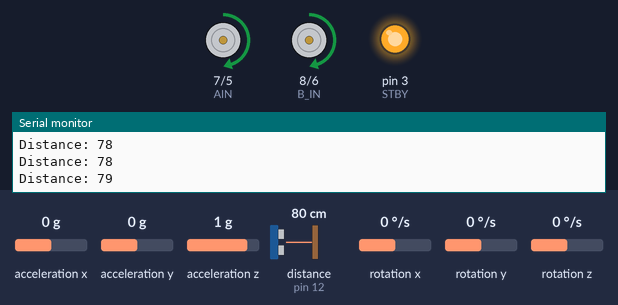
Bench run of a sketch on a simulated Arduino Uno, built with avr-gcc and run on an emulated ATmega328P. Shown: direction and speed pins drawn as motors (green arrow = direction pin HIGH = forward, orange = LOW = backward, longer = more drive, stopped while the standby pin is LOW), output pins drawn as LEDs (lit = HIGH), the last lines printed to the serial monitor. Wiring (inferred from the names in the program): ultrasonic range finder: trigger pin 13; echo pin 12; MPU-6050 motion sensor at I2C address 0x68. The inputs (shaded band) are chosen by the test bench; at power-on: rotation z 0 °/s, distance to the obstacle (sensor on pin 12) 80 cm, acceleration x 0 g, acceleration y 0 g, acceleration z 1 g, rotation x 0 °/s, rotation y 0 °/s. The echo pulse lasts 58.3 µs per cm; pins used as bus, display or sensor lines are not drawn.

Above: at 1.7 s.
1.8 s: rotation z set to -192 °/s
At 4.3 s:
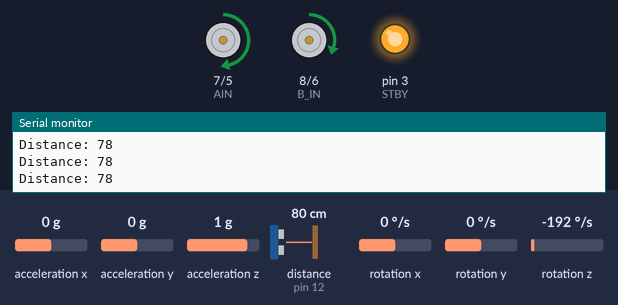
4.8 s: distance to the obstacle (sensor on pin 12) set to 34 cm
7.8 s: distance to the obstacle (sensor on pin 12) set to 27 cm
At 8.38 s:
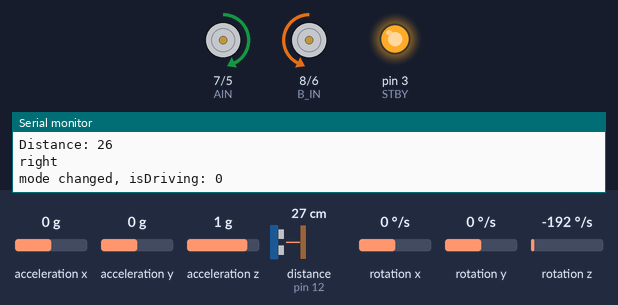
At 10.2 s:
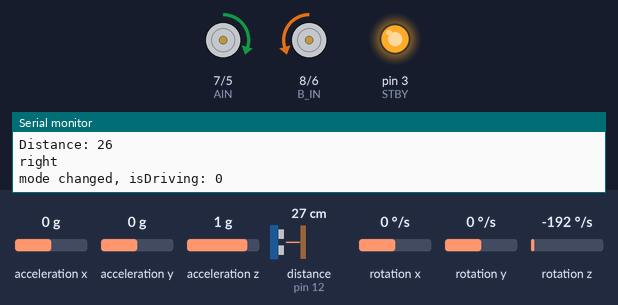
Timing chart, 0 to 11.7 s (numbered marks = the images above; inputs shaded):
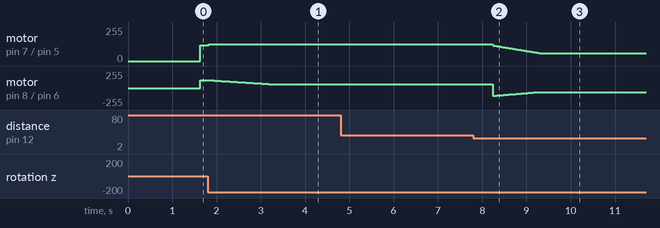

The sketch:

Project2_Task2.ino
```cpp
#include <IRremote.h>
#include <Wire.h>

//IR RECEIVER
int RECV_PIN = 9;
IRrecv irrecv(RECV_PIN);
decode_results results;

//Control Pings for Motors
const int PWMA = 5;  //RIGHT SPEED
const int PWMB = 6;  //LEFT SPEED
const int AIN = 7;   //RIGHT DIRECTION
const int B_IN = 8;  //LEFT DIRECTION
const int STBY = 3;

//Timings and MPU6050
const int MPU = 0x68;                                            // MPU6050 I2C address
float AccX, AccY, AccZ;                                          //linear acceleration
float GyroX, GyroY, GyroZ;                                       //angular velocity
float accAngleX, accAngleY, gyroAngleX, gyroAngleY, gyroAngleZ;  //used in void loop()
float roll, pitch, yaw;
float AccErrorX, AccErrorY, GyroErrorX, GyroErrorY, GyroErrorZ;
float elapsedTime, currentTime, previousTime;
int c = 0;

//MOTOR VALUES
const int maxSpeed = 125;  //max PWM value written to motor speed pin.
const int minSpeed = 60;   //min PWM value
float angle;               //due to how I orientated my MPU6050 on my car, angle = roll
float targetAngle = 0;
int equilibriumSpeed = 118;  //rough estimate desired PWM to motor
int leftSpeedVal;
int rightSpeedVal;
bool isDriving = true;       //it the car driving forward OR rotate/stationary
bool prevIsDriving = false;  //equals isDriving in the previous iteration of void loop()
bool paused = false;         //is the program paused

bool iD = false;  // Set to false when cart is not currently moving
unsigned long motion;
unsigned long readValue;
bool startCheck = false;

//For Iterative Hardcoded Process
int numInt = 4, iterCount = 0;
bool pastIter;
bool checkDistance = false;
bool STOP = false;

//Ultrasonic Setup
const int trigPin = 13;
const int echoPin = 12;
long duration;
int distance;

//PID Gains;
int kp = 2;

void setup() {
  //MPU6050 Setup


  Wire.begin();                 // Initialize comunication
  Wire.beginTransmission(MPU);  // Start communication with MPU6050 // MPU=0x68
  Wire.write(0x6B);             // Talk to the register 6B
  Wire.write(0x00);             // Make reset - place a 0 into the 6B register
  Wire.endTransmission(true);   //end the transmission
  // Call this function if you need to get the IMU error values for your module
  calculateError();
  delay(20);
  //MOTOR PIN SETUP
  pinMode(PWMA, OUTPUT);
  pinMode(PWMB, OUTPUT);
  pinMode(AIN, OUTPUT);
  pinMode(B_IN, OUTPUT);
  pinMode(STBY, OUTPUT);
  digitalWrite(STBY, HIGH);

  //Ultrasonic Pin Setup
  pinMode(trigPin, OUTPUT);  // Sets the trigPin as an Output
  pinMode(echoPin, INPUT);   // Sets the echoPin as an Input

  Serial.begin(9600);
  currentTime = micros();  //Intialize Timing
}

void loop() {


  angle = getAngle();

  if (checkDistance) {
    checkDistance = false;
    isDriving = false;
    pastIter = false;
    iterCount++;
  }

  //BELOW IS THE SEQUENCE OF THE BOT
  if (!pastIter) {
    if (iterCount == 0) {
      motion = 4;
      Serial.print("iterCount: ");
      Serial.println(iterCount);
    }
    if (iterCount == 1) {
      motion = 1;
      pastIter = true;
      Serial.print("iterCount: ");
      Serial.print(iterCount);
    }
    if (iterCount == 2) {
      motion = 3;
      pastIter = true;
    }
    if (iterCount == 3) {
      motion = 1;
      pastIter = true;
    }
    if (iterCount == 4) {
      motion = 2;
      pastIter = true;
    }
    if (iterCount == 5) {
      motion = 1;
      pastIter = true;
    }
    if (iterCount == 6) {
      motion = 4;
      stopCar();
      pastIter = true;
      STOP = true;
    }
    switch (motion) {
      case 1:
        Serial.println("forward");
        isDriving = true;
        delay(100);
        break;
      case 2:
        Serial.println("left");
        targetAngle += 90;
        isDriving = false;
        delay(400);
        break;
      case 3:
        Serial.println("right");
        targetAngle -= 90;
        isDriving = false;
        delay(400);
        break;
      case 4:
        Serial.println("stop");
        isDriving = false;
        iterCount++;
        delay(1000);
        break;
    }
  }
  while (STOP) {
    stopCar();
  }

  //DRIVE STRAIGHT, STOP, OR ROTATE BASED ON SWITCH CASE STATED
  static int count;
  static int countStraight;
  if (count < 6) {
    count++;
  } else {  //runs once after void loop() runs 7 times. void loop runs about every 2.8ms, so this else condition runs every 19.6ms or 50 times/second
    count = 0;
    if (!paused) {
      if (isDriving != prevIsDriving) {
        leftSpeedVal = equilibriumSpeed;
        countStraight = 0;
        Serial.print("mode changed, isDriving: ");
        Serial.println(isDriving);
      }
      if (isDriving) {
        if (abs(targetAngle - angle) < 3) {
          if (countStraight < 20) {
            countStraight++;
          } else {
            countStraight = 0;
            equilibriumSpeed = leftSpeedVal;  //to find equilibrium speed, 20 consecutive readings need to indicate car is going straight
            Serial.print("EQUILIBRIUM reached, equilibriumSpeed: ");
            Serial.println(equilibriumSpeed);
          }
        } else {
          countStraight = 0;
        }
        iD = driving(iD);
        digitalWrite(trigPin, LOW);
        delayMicroseconds(2);
        digitalWrite(trigPin, HIGH);
        delayMicroseconds(10);
        digitalWrite(trigPin, LOW);
        duration = pulseIn(echoPin, HIGH);
        distance = duration * 0.034 / 2;
        Serial.print("Distance: ");
        Serial.println(distance);
        if (distance < 30) {
          checkDistance = true;
        }
      } else {
        rotate();
      }
      prevIsDriving = isDriving;
    }
  }
}

/*int getDistance(){
  long duration;
  digitalWrite(trigPin, LOW);
  delayMicroseconds(2);
  // Sets the trigPin on HIGH state for 10 micro seconds
  digitalWrite(trigPin, HIGH);
  delayMicroseconds(10);
  digitalWrite(trigPin, LOW);
  // Reads the echoPin, returns the sound wave travel time in microseconds
  duration = pulseIn(echoPin, HIGH);
  // Calculating the distance
  distance = duration * 0.034 / 2;
  // Prints the distance on the Serial Monitor
  return(distance);
}*/

float getAngle() {
  // === Read accelerometer (on the MPU6050) data === //
  readAcceleration();
  // Calculating Roll and Pitch from the accelerometer data
  accAngleX = (atan(AccY / sqrt(pow(AccX, 2) + pow(AccZ, 2))) * 180 / PI) - AccErrorX;  //AccErrorX is calculated in the calculateError() function
  accAngleY = (atan(-1 * AccX / sqrt(pow(AccY, 2) + pow(AccZ, 2))) * 180 / PI) - AccErrorY;

  // === Read gyroscope (on the MPU6050) data === //
  previousTime = currentTime;
  currentTime = micros();
  elapsedTime = (currentTime - previousTime) / 1000000;  // Divide by 1000 to get seconds
  readGyro();
  // Correct the outputs with the calculated error values
  GyroX -= GyroErrorX;  //GyroErrorX is calculated in the calculateError() function
  GyroY -= GyroErrorY;
  GyroZ -= GyroErrorZ;
  // Currently the raw values are in degrees per seconds, deg/s, so we need to multiply by sendonds (s) to get the angle in degrees
  gyroAngleX += GyroX * elapsedTime;  // deg/s * s = deg
  gyroAngleY += GyroY * elapsedTime;
  yaw += GyroZ * elapsedTime;
  //combine accelerometer- and gyro-estimated angle values. 0.96 and 0.04 values are determined through trial and error by other people
  roll = 0.96 * gyroAngleX + 0.04 * accAngleX;
  pitch = 0.96 * gyroAngleY + 0.04 * accAngleY;
  angle = yaw;
  return (angle);
}

bool driving(bool iD) {                         //called by void loop(), which isDriving = true
  int deltaAngle = round(targetAngle - angle);  //rounding is neccessary, since you never get exact values in reality
  forward();
  if (!iD) {
    iD = true;
    analogWrite(PWMA, equilibriumSpeed);
    analogWrite(PWMB, equilibriumSpeed);
  }
  if (deltaAngle != 0) {
    controlSpeed();
    rightSpeedVal = maxSpeed;
    analogWrite(PWMA, rightSpeedVal);
    analogWrite(PWMB, leftSpeedVal);
  }
  return (iD);
}

void controlSpeed() {  //this function is called by driving ()
  int deltaAngle = round(targetAngle - angle);
  int targetGyroZ;

  //setting up PID (Proportional Control only: P-Controller)
  if (deltaAngle > 30) {
    targetGyroZ = 60;
  } else if (deltaAngle < -30) {
    targetGyroZ = -60;
  } else {
    targetGyroZ = kp * deltaAngle;
  }

  if (round(targetGyroZ - GyroZ) == 0) {
    ;
  } else if (targetGyroZ > GyroZ) {
    leftSpeedVal = changeSpeed(leftSpeedVal, -1);  //would increase GyroZ
  } else {
    leftSpeedVal = changeSpeed(leftSpeedVal, +1);
  }
}

void rotate() {  //called by void loop(), which isDriving = false
  int deltaAngle = round(targetAngle - angle);
  int targetGyroZ;
  if (abs(deltaAngle) <= 1) {
    stopCar();
    delay(500);
    //iterCount++;
    checkDistance = true;
  } else {
    if (angle > targetAngle) {  //turn left
      left();
    } else if (angle < targetAngle) {  //turn right
      right();
    }
    //setting up PID (Just P-controller)
    if (abs(deltaAngle) > 30) {
      targetGyroZ = 60;
    } else {
      targetGyroZ = kp * abs(deltaAngle);  //Proportional Control
    }

    if (round(targetGyroZ - abs(GyroZ)) == 0) {
      ;
    } else if (targetGyroZ > abs(GyroZ)) {
      leftSpeedVal = changeSpeed(leftSpeedVal, +1);  //would increase abs(GyroZ)
    } else {
      leftSpeedVal = changeSpeed(leftSpeedVal, -1);
    }
    rightSpeedVal = leftSpeedVal;
    analogWrite(PWMA, rightSpeedVal);
    analogWrite(PWMB, leftSpeedVal);
  }
  iD = false;
}

int changeSpeed(int motorSpeed, int increment) {
  motorSpeed += increment;
  if (motorSpeed > maxSpeed) {  //to prevent motorSpeed from exceeding 255, which is a problem when using analogWrite
    motorSpeed = maxSpeed;
  } else if (motorSpeed < minSpeed) {
    motorSpeed = minSpeed;
  }
  return motorSpeed;
}

//Gyroscope Functions -----------------------------------------------------//
void calculateError() {
  //When this function is called, ensure the car is stationary. See Step 2 for more info
  // Read accelerometer values 200 times
  c = 0;
  while (c < 200) {
    readAcceleration();
    // Sum all readings
    AccErrorX += (atan((AccY) / sqrt(pow((AccX), 2) + pow((AccZ), 2))) * 180 / PI);
    AccErrorY += (atan(-1 * (AccX) / sqrt(pow((AccY), 2) + pow((AccZ), 2))) * 180 / PI);
    c++;
  }
  //Divide the sum by 200 to get the error value, since expected value of reading is zero
  AccErrorX = AccErrorX / 200;
  AccErrorY = AccErrorY / 200;
  c = 0;

  // Read gyro values 200 times
  while (c < 200) {
    readGyro();
    // Sum all readings
    GyroErrorX += GyroX;
    GyroErrorY += GyroY;
    GyroErrorZ += GyroZ;
    c++;
  }
  //Divide the sum by 200 to get the error value
  GyroErrorX = GyroErrorX / 200;
  GyroErrorY = GyroErrorY / 200;
  GyroErrorZ = GyroErrorZ / 200;
  Serial.println("The the gryoscope setting in MPU6050 has been calibrated");
}

void readAcceleration() {
  Wire.beginTransmission(MPU);
  Wire.write(0x3B);  // Start with register 0x3B (ACCEL_XOUT_H)
  Wire.endTransmission(false);
  Wire.requestFrom(MPU, 6, true);  // Read 6 registers total, each axis value is stored in 2 registers
  //For a range of +-2g, we need to divide the raw values by 16384, according to the MPU6050 datasheet
  AccX = (Wire.read() << 8 | Wire.read()) / 16384.0;  // X-axis value
  AccY = (Wire.read() << 8 | Wire.read()) / 16384.0;  // Y-axis value
  AccZ = (Wire.read() << 8 | Wire.read()) / 16384.0;  // Z-axis value
}

void readGyro() {
  Wire.beginTransmission(MPU);
  Wire.write(0x43);
  Wire.endTransmission(false);
  Wire.requestFrom(MPU, 6, true);
  GyroX = (Wire.read() << 8 | Wire.read()) / 131.0;
  GyroY = (Wire.read() << 8 | Wire.read()) / 131.0;
  GyroZ = (Wire.read() << 8 | Wire.read()) / 131.0;
}
//-----------------------------------------------------//
//Changes Direction of the Motor

void stopCar() {
  digitalWrite(STBY, LOW);
  delay(500);
}
void forward() {  //drives the car forward, assuming leftSpeedVal and rightSpeedVal are set high enough
  digitalWrite(STBY, HIGH);
  digitalWrite(AIN, HIGH);
  digitalWrite(B_IN, HIGH);
}
void left() {  //rotates the car left, assuming speed leftSpeedVal and rightSpeedVal are set high enough
  digitalWrite(STBY, HIGH);
  digitalWrite(AIN, LOW);
  digitalWrite(B_IN, HIGH);
}
void right() {
  digitalWrite(STBY, HIGH);
  digitalWrite(AIN, HIGH);
  digitalWrite(B_IN, LOW);
}
```

SR04.cpp
```cpp
#include "SR04.h"

SR04::SR04(int echoPin, int triggerPin) {
    _echoPin = echoPin;
    _triggerPin = triggerPin;
    pinMode(_echoPin, INPUT);
    pinMode(_triggerPin, OUTPUT);
    _autoMode = false;
    _distance = 999;
}


long SR04::Distance() {
    long d = 0;
    _duration = 0;
    digitalWrite(_triggerPin, LOW);
    delayMicroseconds(2);
    digitalWrite(_triggerPin, HIGH);
    delayMicroseconds(10);
    digitalWrite(_triggerPin, LOW);
    delayMicroseconds(2);
    _duration = pulseIn(_echoPin, HIGH, PULSE_TIMEOUT);
    d = MicrosecondsToCentimeter(_duration);
    delay(25);
    return d;
}

long SR04::DistanceAvg(int wait, int count) {
    long min, max, avg, d;
    min = 999;
    max = 0;
    avg = d = 0;

    if (wait < 25) {
        wait = 25;
    }

    if (count < 1) {
        count = 1;
    }

    for (int x = 0; x < count + 2; x++) {
        d = Distance();

        if (d < min) {
            min = d;
        }

        if (d > max) {
            max = d;
        }

        avg += d;
    }

    // substract highest and lowest value
    avg -= (max + min);
    // calculate average
    avg /= count;
    return avg;
}

void SR04::Ping() {
    _distance = Distance();
}

long SR04::getDistance() {
    return _distance;
}

long SR04::MicrosecondsToCentimeter(long duration) {
    long d = (duration * 100) / 5882;
    //d = (d == 0)?999:d;
    return d;
}
```

SR04.h
```cpp
#ifndef SR04_H
#define SR04_H

#if defined(ARDUINO) && ARDUINO >= 100
	#include "Arduino.h"
#else
	#include "WProgram.h"
#endif
//#include "pins_arduino.h"

#include <inttypes.h>

#define PULSE_TIMEOUT 150000L	// 100ms
#define DEFAULT_DELAY 10
#define DEFAULT_PINGS 5
class SR04 {
public:

	/**
	* Constructor
	* Ultrasonic sensor SR04, four connections pins
	* VCC, ECHO, TRIGGER, GND
	* <br>
	* \param echoPin digital INPUT-Pin for measuring distance
	* \param triggerPin if 10us high a trigger signal is generated from
	*					SR04
	*
	* \return void
	*/
	SR04(int echoPin, int triggerPin);

	/**
	* Do a measurment for this sensor. Return distance as long
	* in centimenter
	* \return long distance in centimeter
	*/
	long Distance();

	/**
	* Do count measurents and calculate the average.
	* To avoid defilement from ow/high peaks, min/max values
	* are substracted from the average
	*
	* \param wait delay between measurements, default = DEFAULT_DELAY/ms
	* \param count number of measurements, default DEFAULT_PINGS
	* \return long distance in centimeter
	**/
	long DistanceAvg(int wait=DEFAULT_DELAY, int count=DEFAULT_PINGS);

	/**
	* Do only a ping. Get result with methode getDistance()
	*
	* \param keine
	*/
	void Ping() ;

	/**
	* return latest distance. Methode Ping() should be called before
	* \param keine
	* \return Distanz in Zentimeter
	*/
	long getDistance();


private:
	/**
	* Do the measurement calculation and return result in centimeter
	* SR04 measure echo time to obstacle and return way.
	* <br>
	* Sound travels with 340m/sec
	* <br>
	* Example: Obstace 100cm away from SR04. Measure time is 100cm to
	* obstacle and 100cm return = 200cm
	* <br>
	* 1sec = 1000ms = 1.000.000uS
	* 1.000.000 / 340 = Distance in microseconds for 100cm
	* 2941uS fuer 100cm = 5882 uS fuer 200cm
	*
	* duration / 5882 * 100 = distance in cm
	*/
	long MicrosecondsToCentimeter(long duration);

	long _currentDistance;
	int _echoPin, _triggerPin;
	long _duration, _distance;
	bool _autoMode;
};
#endif
```

Measured:
- the behaviour switches between 31 and 30 cm on distance to the obstacle (sensor on pin 12) (found by bisection; images 1 and 2)
- after the input at 1.8 s, motor on pin 7 (AIN) / pin 5 (PWMA): forward 118/255 → forward 125/255 at once; motor on pin 8 (B_IN) / pin 6 (PWMB): moves from forward 118/255 to forward 60/255 over 1.4 s, starting at once
- after the input at 7.8 s, motor on pin 7 (AIN) / pin 5 (PWMA): moves from forward 125/255 to forward 60/255 over 1.1 s, starting after 0.44 s
